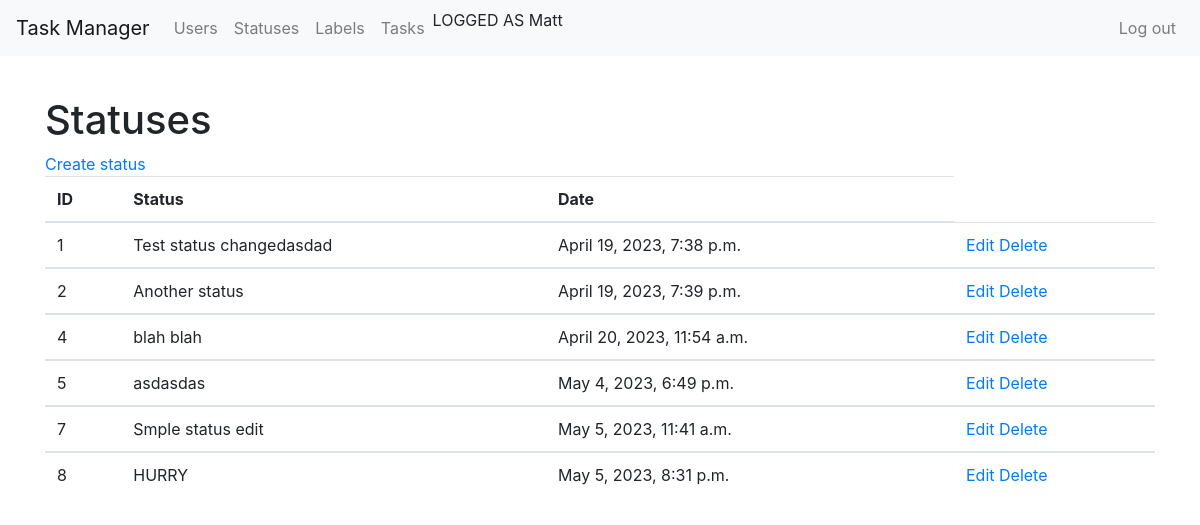
The app's page /statuses/ (signed in) with its own data.
### users/models.py (models this page shows)
class User(AbstractUser):
    def __str__(self):
        return self.get_full_name()

### statuses/models.py (models this page shows, shortened)
class Statuses(models.Model):
    name = models.CharField(max_length=120)
    date = models.DateTimeField(auto_now_add=True)

### statuses/views.py (the view)
class StatusesListView(LoginRequiredMixin, ListView):
    model = Statuses
    template_name = 'statuses/statuses_list.html'

### statuses/templates/statuses/statuses_list.html
{% extends 'main_page/base.html' %}
{% block body %}
    <h1>Statuses</h1>
    <a href="{% url 'create_status' %}">Create status</a>
    <table class="table">
        <thead>
            <tr>
                <th>ID</th>
                <th>Status</th>
                <th>Date</th>
            </tr>
        </thead>
        {% for item in object_list %}
        <tbody>
            <tr>
                <td>{{ item.id }}</td>
                <td>{{ item.name }}</td>
                <td>{{ item.date }}</td>
                <td>
                    <a href="{% url 'edit_status' pk=item.id %}">Edit</a>
                    <a href="{% url 'delete_status' pk=item.id %}">Delete</a>
                </td>
            </tr>
        {% endfor %}
        </tbody>
    </table>
{% endblock %}

### main_page/templates/main_page/base.html (shortened to what this page needs)
{% load bootstrap4 %}
{% bootstrap_css %}
<!DOCTYPE html>
<html lang="ru-ru">
  <head>
    <link href="https://cdn.jsdelivr.net/npm/bootstrap@4.6.0/dist/css/bootstrap.min.css" rel="stylesheet">
  </head>
  <body class="d-flex flex-column min-vh-100">
    <nav class="navbar navbar-expand-lg navbar-light bg-light mb-3">
      <a class="navbar-brand" href="/">Task Manager</a>
      <div class="collapse navbar-collapse" id="navbarToggleExternalContent">
        <ul class="navbar-nav mr-auto">
          <li class="nav-item">
            <a class="nav-link" href="{% url 'users_list' %}">Users</a>
          </li>
            {% if request.user.is_authenticated %}
            <li>
            <a class="nav-link" href="{% url 'status_list' %}">Statuses</a>
            </li>
            <li>
              <a class="nav-link" href="{% url 'labels_list' %}">Labels</a>
            </li>
            <li>
             <a class="nav-link" href="{% url 'tasks_list' %}">Tasks</a>
            </li>
                <li>LOGGED AS {{ user.username }}</li>
            {% endif %}
        </ul>
        <ul class="navbar-nav">
            {% if not request.user.is_authenticated %}
            <li class="nav-item">
              <a class="nav-link" href="{% url 'login' %}">Log in</a>
            </li>
            <li class="nav-item">
              <a class="nav-link" href="{% url 'user_create' %}">Registration</a>
            </li>
            {% else %}
            <li>
                <a class="nav-link" href="{% url 'logout' %}">Log out</a>
            </li>
            {% endif %}
        </ul>
      </div>
    </nav>
    <div class="container wrapper flex-grow-1">
{% block body %}{% endblock %}
</html>

### records on screen
User: username "Matt"
Statuses: id "1", name "Test status changedasdad", date "April 19, 2023, 7:38 p.m."
Statuses: id "2", name "Another status", date "April 19, 2023, 7:39 p.m."
Statuses: id "4", name "blah blah", date "April 20, 2023, 11:54 a.m."
Statuses: id "5", name "asdasdas", date "May 4, 2023, 6:49 p.m."
Statuses: id "7", name "Smple status edit", date "May 5, 2023, 11:41 a.m."
Statuses: id "8", name "HURRY", date "May 5, 2023, 8:31 p.m."
